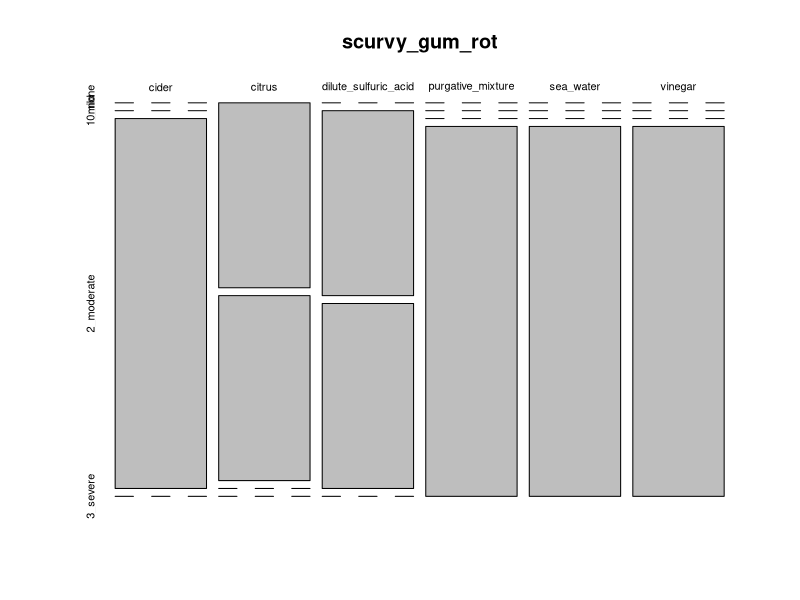

Here is the R script that generated this plot:
scurvy <- read.table("scurvy.csv", sep = ",", header = TRUE)
summary(scurvy)
scurvy$treatment <- as.factor(scurvy$treatment)
scurvy$gum_rot_d6 <- as.factor(scurvy$gum_rot_d6)
scurvy$skin_sores_d6 <- as.factor(scurvy$skin_sores_d6)
scurvy$weakness_of_the_knees_d6 <- as.factor(scurvy$weakness_of_the_knees_d6)
scurvy$lassitude_d6 <- as.factor(scurvy$lassitude_d6)
scurvy$fit_for_duty_d6 <- as.factor(scurvy$fit_for_duty_d6)
scurvy$study_id <- as.character(scurvy$study_id)
scurvy$dosing_regimen_for_scurvy <- as.character(scurvy$dosing_regimen_for_scurvy)
View(scurvy)
scurvy_gum_rot <- table(scurvy$treatment, scurvy$gum_rot_d6)
scurvy_knee <- table(scurvy$treatment, scurvy$weakness_of_the_knees_d6)
scurvy_skin<-table(scurvy$treatment, scurvy$skin_sores_d6)
plot(scurvy_gum_rot)
View(scurvy_gum_rot)
scurvy_merged_symptoms <- merge(scurvy_gum_rot, scurvy_knee, scurvy_skin, )